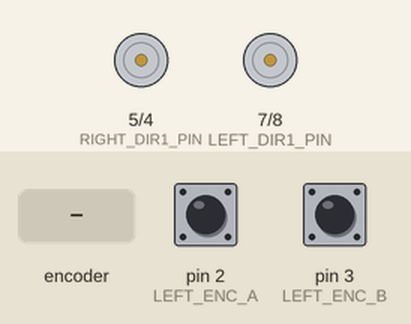
Bench run of a sketch on a simulated Arduino Uno, built with avr-gcc and run on an emulated ATmega328P. On the bench: motor-driver pin pairs drawn as motors (green arrow = first pin HIGH = forward, orange = second pin HIGH = backward, longer = more drive, scaled by the enable pin). The inputs (shaded band) are chosen by the test bench; at power-on: pin 2 (LEFT_ENC_A) HIGH, pin 3 (LEFT_ENC_B) HIGH. What the sketch prints to the serial monitor is not drawn.

Above: at 6.2 s.
6.3 s: rotary encoder on pin 2 (LEFT_ENC_A) / pin 3 (LEFT_ENC_B) turned 3 steps (first pin leading)
8.4 s: rotary encoder on pin 2 (LEFT_ENC_A) / pin 3 (LEFT_ENC_B) turned 2 steps (second pin leading)
Timing chart, 0 to 11.4 s (numbered marks = the images above; inputs shaded):
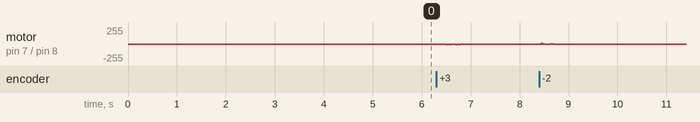

The sketch:

target_rpm_rads_per_second.ino
```cpp
// ================================================================
// PIN DEFINITIONS
// ================================================================
// Left Motor Pins
const int LEFT_PWM_PIN = 11;
const int LEFT_DIR1_PIN = 7;
const int LEFT_DIR2_PIN = 8;
const int LEFT_ENC_A = 2;
const int LEFT_ENC_B = 3;

// Right Motor Pins
const int RIGHT_PWM_PIN = 6;
const int RIGHT_DIR1_PIN = 5;
const int RIGHT_DIR2_PIN = 4;
const int RIGHT_ENC_A = 9;
const int RIGHT_ENC_B = 10;

// ================================================================
// MOTOR ENCODER & TIMING CONFIGURATION
// ================================================================
const float ENCODER_PPR = 896.0;
const unsigned long SAMPLE_TIME_MS = 20;
const float DT = SAMPLE_TIME_MS / 1000.0;

// Setpoints (Target RPMs for internal loop)
float targetRPM_Left = 0.0;
float targetRPM_Right = 0.0;

// ================================================================
// PI GAINS (Tuned for RPM)
// ================================================================
const float Kp_Left = 2.3, Ki_Left = 1.7;
const float Kp_Right = 2.25, Ki_Right = 1.7;

// ================================================================
// GLOBAL VARIABLES
// ================================================================
volatile long leftEncoderTicks = 0;
volatile long rightEncoderTicks = 0;

float integral_Left = 0.0;
float integral_Right = 0.0;

unsigned long lastSampleTime = 0;

// ================================================================
// SERIAL COMMUNICATION VARIABLES
// ================================================================
const byte numChars = 32;
char receivedChars[numChars];
boolean newData = false;

// ================================================================
// INTERRUPT SERVICE ROUTINES
// ================================================================
void readLeftEncoder() {
  int a = digitalRead(LEFT_ENC_A);
  int b = digitalRead(LEFT_ENC_B);
  if (a != b) {
    leftEncoderTicks++;
  } else {
    leftEncoderTicks--;
  }
}

void readRightEncoder() {
  int a = digitalRead(RIGHT_ENC_A);
  int b = digitalRead(RIGHT_ENC_B);
  if (a != b) {
    rightEncoderTicks--;
  } else {
    rightEncoderTicks++;
  }
}

void setup() {
  Serial.begin(115200);

  pinMode(LEFT_PWM_PIN, OUTPUT);
  pinMode(LEFT_DIR1_PIN, OUTPUT);
  pinMode(LEFT_DIR2_PIN, OUTPUT);

  pinMode(RIGHT_PWM_PIN, OUTPUT);
  pinMode(RIGHT_DIR1_PIN, OUTPUT);
  pinMode(RIGHT_DIR2_PIN, OUTPUT);

  analogWrite(LEFT_PWM_PIN, 0);
  digitalWrite(LEFT_DIR1_PIN, LOW);
  digitalWrite(LEFT_DIR2_PIN, LOW);

  analogWrite(RIGHT_PWM_PIN, 0);
  digitalWrite(RIGHT_DIR1_PIN, LOW);
  digitalWrite(RIGHT_DIR2_PIN, LOW);

  pinMode(LEFT_ENC_A, INPUT_PULLUP);
  pinMode(LEFT_ENC_B, INPUT_PULLUP);
  pinMode(RIGHT_ENC_A, INPUT_PULLUP);
  pinMode(RIGHT_ENC_B, INPUT_PULLUP);

  attachInterrupt(digitalPinToInterrupt(LEFT_ENC_A), readLeftEncoder, CHANGE);
  attachInterrupt(digitalPinToInterrupt(RIGHT_ENC_A), readRightEncoder, CHANGE);

  delay(5000);

  noInterrupts();
  leftEncoderTicks = 0;
  rightEncoderTicks = 0;
  interrupts();

  lastSampleTime = millis();
}

void loop() {
  // 1. Constantly check for incoming Python commands
  recvWithEndMarker();
  parseData();

  unsigned long now = millis();

  // 2. Run PI Loop at fixed intervals (DT)
  if (now - lastSampleTime >= SAMPLE_TIME_MS) {
    lastSampleTime = now;

    noInterrupts();
    long countsLeft = leftEncoderTicks;
    long countsRight = rightEncoderTicks;
    leftEncoderTicks = 0;
    rightEncoderTicks = 0;
    interrupts();

    // Calculate RPM for internal PID usage
    float measuredRPM_Left = (countsLeft / ENCODER_PPR) * (60.0 / DT);
    float measuredRPM_Right = (countsRight / ENCODER_PPR) * (60.0 / DT);

    // PI Loop - Left
    float error_L = targetRPM_Left - measuredRPM_Left;
    integral_Left += error_L * DT;
    integral_Left = constrain(integral_Left, -255.0 / Ki_Left, 255.0 / Ki_Left);
    float control_L = (Kp_Left * error_L) + (Ki_Left * integral_Left);

    // PI Loop - Right
    float error_R = targetRPM_Right - measuredRPM_Right;
    integral_Right += error_R * DT;
    integral_Right = constrain(integral_Right, -255.0 / Ki_Right, 255.0 / Ki_Right);
    float control_R = (Kp_Right * error_R) + (Ki_Right * integral_Right);

    // Drive Motors
    driveMotor(LEFT_PWM_PIN, LEFT_DIR1_PIN, LEFT_DIR2_PIN, control_L);
    driveMotor(RIGHT_PWM_PIN, RIGHT_DIR1_PIN, RIGHT_DIR2_PIN, control_R);

    // 3. Convert measured RPM back to rad/s for Python feedback
    float measuredRadS_Right = measuredRPM_Right * ( (2.0 * PI) / 60.0 );
    float measuredRadS_Left = measuredRPM_Left * ( (2.0 * PI) / 60.0 );

    // 4. Send Feedback
    Serial.print("rp");
    Serial.print(measuredRadS_Right);
    Serial.print(",ln");
    Serial.println(measuredRadS_Left);
  }
}

// ================================================================
// HELPER FUNCTIONS
// ================================================================
void driveMotor(int pwmPin, int dir1Pin, int dir2Pin, float controlVal) {
  int pwmVal = constrain(abs((int)controlVal), 0, 255);

  if (controlVal >= 0) {
    digitalWrite(dir1Pin, HIGH);
    digitalWrite(dir2Pin, LOW);
  } else {
    digitalWrite(dir1Pin, LOW);
    digitalWrite(dir2Pin, HIGH);
  }

  analogWrite(pwmPin, pwmVal);
}

// Reads serial data without blocking the PI loop
void recvWithEndMarker() {
  static byte ndx = 0;
  char endMarker = '\n';
  char rc;

  while (Serial.available() > 0 && newData == false) {
    rc = Serial.read();

    if (rc != endMarker) {
      receivedChars[ndx] = rc;
      ndx++;
      if (ndx >= numChars) {
        ndx = numChars - 1;
      }
    } else {
      receivedChars[ndx] = '\0';
      ndx = 0;
      newData = true;
    }
  }
}

// Parses the protocol string "rpX.XX,lnX.XX" (Values are in rad/s)
void parseData() {
  if (newData == true) {
    // Locate the 'r' (right wheel) and 'l' (left wheel) identifiers
    char *rPtr = strchr(receivedChars, 'r');
    char *lPtr = strchr(receivedChars, 'l');

    if (rPtr != NULL && lPtr != NULL) {
      // 1. Determine sign for Right Wheel ('p' = +1, 'n' = -1)
      float rightSign = (*(rPtr + 1) == 'n') ? -1.0 : 1.0;
      float targetRadS_Right = rightSign * atof(rPtr + 2);

      // 2. Determine sign for Left Wheel ('p' = +1, 'n' = -1)
      float leftSign = (*(lPtr + 1) == 'n') ? -1.0 : 1.0;
      float targetRadS_Left = leftSign * atof(lPtr + 2);

      // 3. Convert rad/s directly to RPM for the internal PI controller
      targetRPM_Right = targetRadS_Right * (60.0 / (2.0 * PI));
      targetRPM_Left  = targetRadS_Left  * (60.0 / (2.0 * PI));
    }

    newData = false;
  }
}
```
